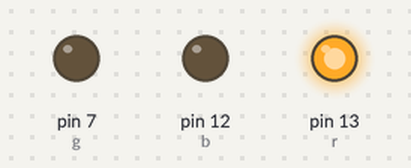
This sketch was run on a simulated Arduino Uno, built with avr-gcc and run on an emulated ATmega328P. Parts: output pins drawn as LEDs (lit = HIGH).

Above: at 0.1 s.
At 1.6 s:
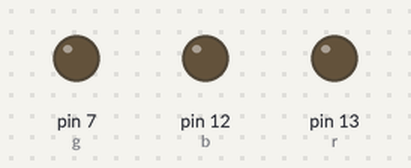
At 3.1 s:
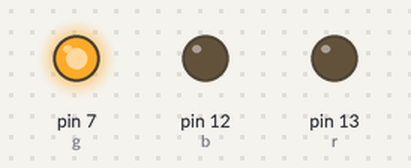
At 4.9 s:
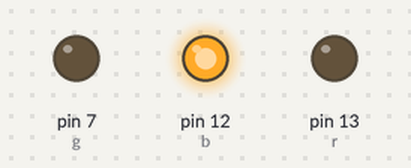
Timing chart, 0 to 5.2 s (numbered marks = the images above):
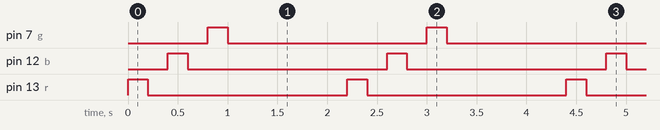

The sketch:

blinking_multiple_led1.ino
```cpp
// C++ code
//
int r=13,b=12,g=7;
void setup()
{
  pinMode(r,OUTPUT);
  pinMode(b,OUTPUT);
  pinMode(g,OUTPUT);
}

void loop()
{
rpo();
delay(1000);
}
void rpo(){
  digitalWrite(r,HIGH);
  delay(200);
  digitalWrite(r,LOW);
  delay(200);

  digitalWrite(b,HIGH);
  delay(200);

  digitalWrite(b,LOW);
  delay(200);

  digitalWrite(g,HIGH);
  delay(200);

  digitalWrite(g,LOW);
  delay(200);
}
```

Measured:
- by itself, pin 7 (g), pin 12 (b), pin 13 (r): alternates HIGH for 0.20 s and LOW for 2.0 s
- by itself, everything shown: repeats every 2.2 s, in 6 steps
